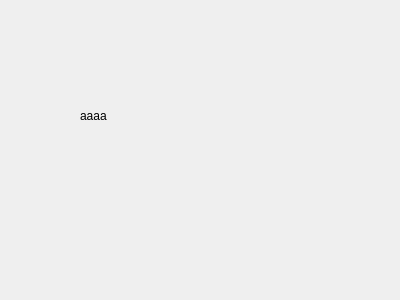
<?xml version="1.0" encoding="UTF-8"?>
<ui version="4.0">
 <class>Dialog</class>
 <widget class="QDialog" name="Dialog">
  <property name="geometry">
   <rect>
    <x>0</x>
    <y>0</y>
    <width>400</width>
    <height>300</height>
   </rect>
  </property>
  <property name="windowTitle">
   <string>Dialog</string>
  </property>
  <layout class="QHBoxLayout" name="horizontalLayout">
   <property name="leftMargin">
    <number>0</number>
   </property>
   <property name="topMargin">
    <number>0</number>
   </property>
   <property name="rightMargin">
    <number>0</number>
   </property>
   <property name="bottomMargin">
    <number>0</number>
   </property>
   <item>
    <widget class="QWidget" name="widget" native="true">
     <widget class="QLabel" name="label">
      <property name="geometry">
       <rect>
        <x>80</x>
        <y>110</y>
        <width>54</width>
        <height>12</height>
       </rect>
      </property>
      <property name="text">
       <string>aaaa</string>
      </property>
     </widget>
    </widget>
   </item>
  </layout>
 </widget>
 <resources/>
 <connections/>
</ui>
